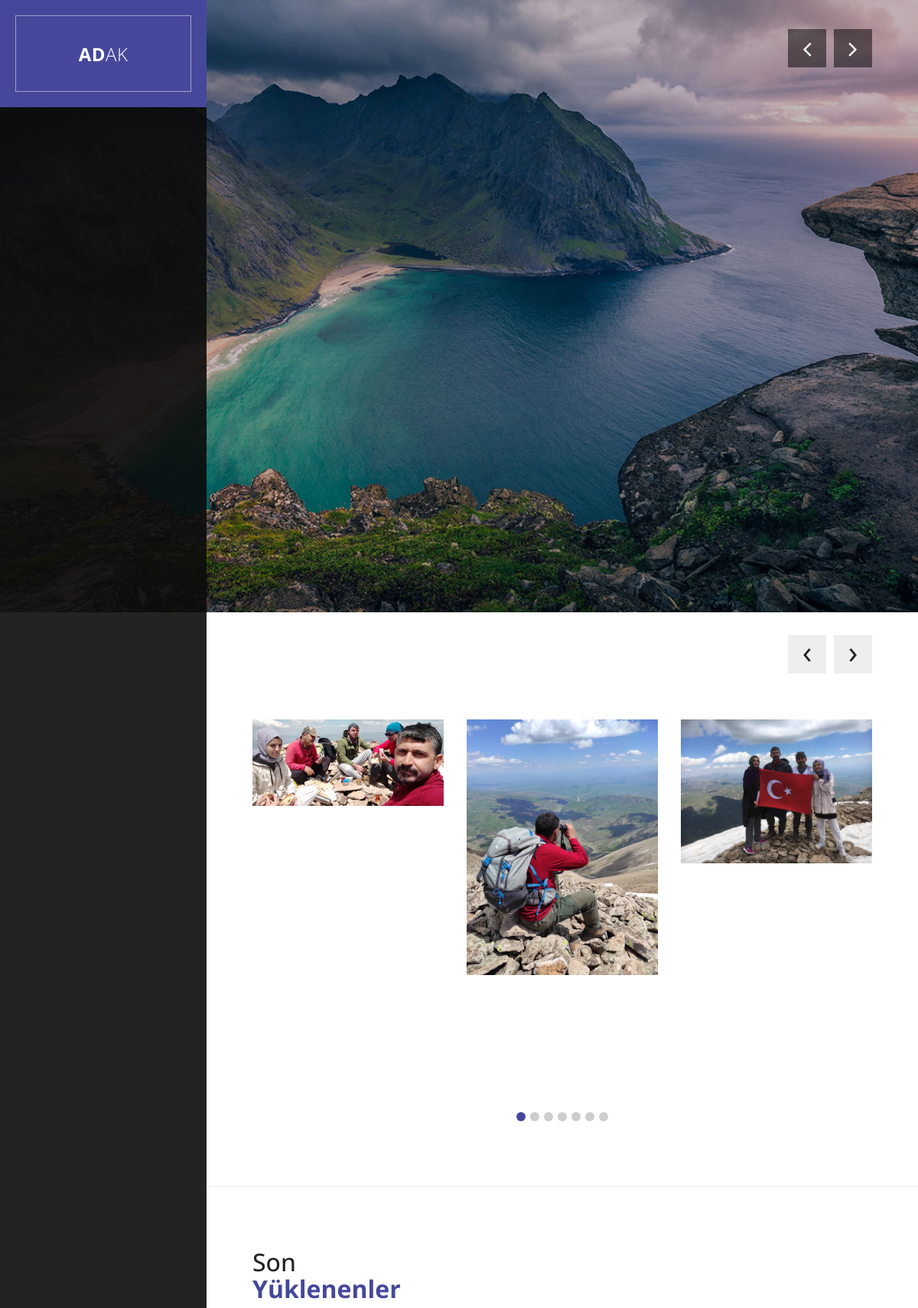
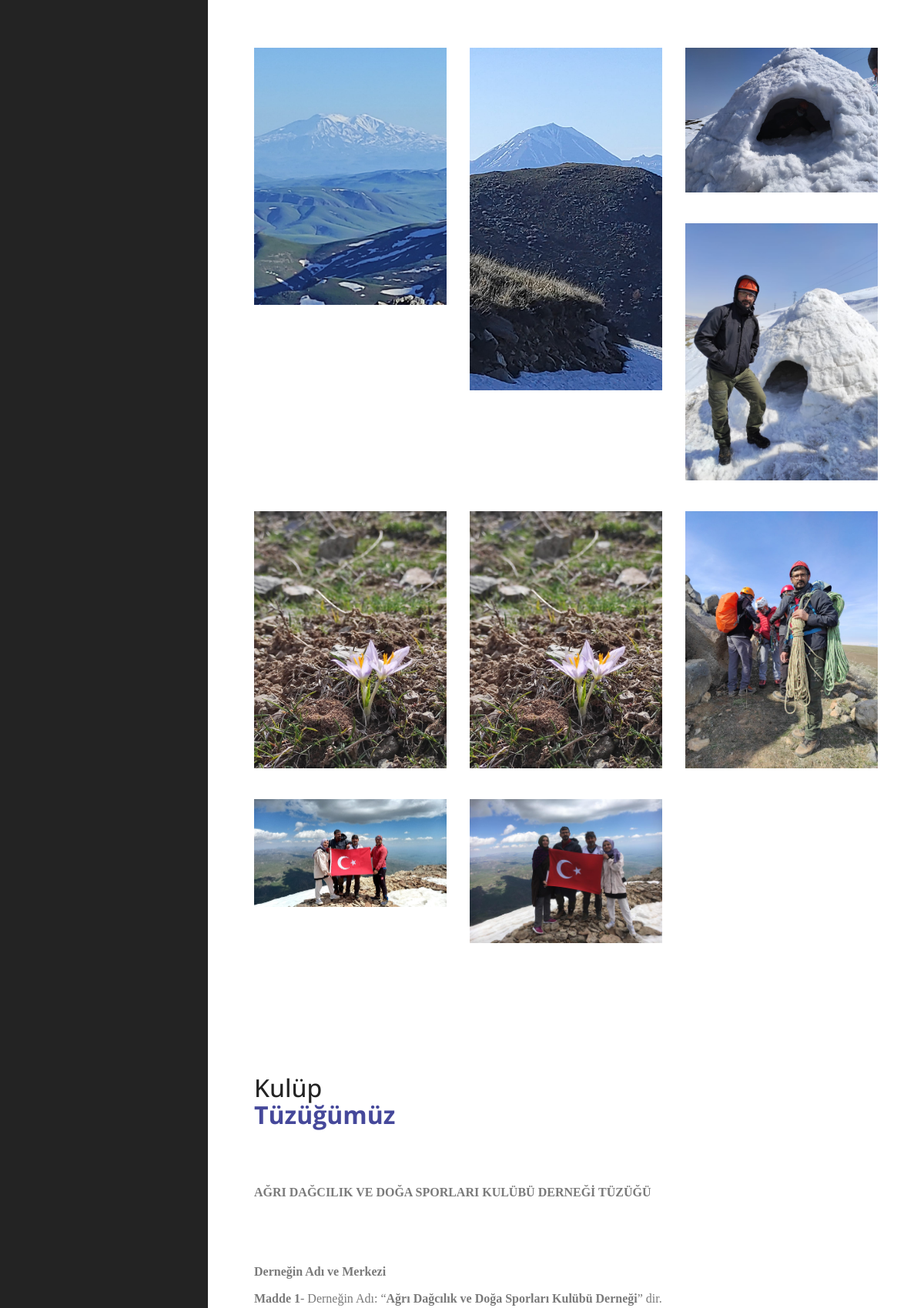
The page / (upper part) on the database its author committed (2 pictures, top to bottom).
### home/models.py (models this page shows, shortened)
class Images(models.Model):
    title = models.CharField(max_length=50, blank=True)
    image = models.ImageField( upload_to='images/')
    detail = RichTextUploadingField(blank=True)
    def image_tag(self):
        return mark_safe('<img src="{}" height="50"/>'.format(self.image.url))
    image_tag.short_description ='Image'

class Setting(models.Model):
    STATUS = (
        ('True', 'Evet'),
        ('False', 'Hayır'),
    )
    title = models.CharField(max_length=100)
    keywords = models.CharField(max_length=255)
    description = models.CharField(max_length=255)
    company = models.CharField(max_length=50)
    address = models.CharField(max_length=150, blank = True)
    phone = models.CharField(max_length=15, blank = True)
    email = models.CharField(max_length=25, blank = True)
    icon = models.ImageField(blank= True, upload_to='images/')
    facebook = models.CharField(max_length=50, blank = True)
    twitter = models.CharField(max_length=50, blank = True)
    instagram = models.CharField(max_length=50, blank = True)
    aboutus = models.CharField(max_length=255, blank = True)
    contact = models.CharField(max_length=255, blank = True)
    status = models.CharField(max_length=10, choices = STATUS)
    create_at = models.DateTimeField(auto_now_add = True)
    update_at = models.DateTimeField(auto_now= True)
    tuzuk = RichTextUploadingField(blank=True)

### home/views.py (the view)
# urls.py: path('', views.index , name = 'index')
def index(request):
    setting = Setting.objects.get(pk=1)
    photo = Images.objects.all().order_by('?')
    randomphoto = Images.objects.all().order_by('-id')[:9]
    context = {'setting': setting,
               'photo': photo,
               'randomphoto': randomphoto,
              }
    return render(request, 'index.html', context)

### home/templates/index.html (shortened to what this page needs)
{% extends "homebase.html" %}
{% block header %}
   {% include "header.html" %}
{% endblock %}
{% block slider %}
   {% include "slider.html" %}
{% endblock %}
{% block content %}
   {% include "content.html" %}
{% endblock %}

### home/templates/content.html (shortened to what this page needs)
        {% load static %}
        <div class="page-content">
            <section id="featured" class="content-section">
                <div class="section-content">
                    <div class="owl-carousel owl-theme">
                    {% for rs in photo %}
                        <div class="item">
                            <div class="image">
                                <img src="{{ rs.image.url }}" alt="">
                            </div>
                            <div class="text-content">
                            </div>
                        </div>
                        {% endfor %}
            </section>
            <section id="projects" class="content-section">
                <div class="section-heading">
                    <h1>Son<br><em>Yüklenenler</em></h1>
                </div>
                <div class="section-content">
                    <div class="masonry">
                        <div class="row">
                        {% for rs in randomphoto %}
                            <div class="item">
                                <div class="col-md-4">
                                    <a href="/photo/{{rs.id}}" ><img src="{{rs.image.url}}" ></a>
                                </div>
                            </div>
                        {% endfor %}
                        </div>
                    </div>
                </div>
            </section>
            <section id="contact" class="content-section">
                <div id="contact-content">
                <div class="section-heading">
                    <h1>Kulüp<br><em>Tüzüğümüz</em></h1>
                </div>
                <div class="section-content">
                    <form id="contact" action="#" method="post">
                        <div class="row">
                            <div class="col-md-12">
                                {{setting.tuzuk | safe}}
                            </div>
                        </div>
                    </form>
                </div>
                </div>
            </section>
        </div>

### home/static/css/light-box.css (style rules this page uses)
body:after { content: url(../img/close.png) url(../img/loading.gif) url(../img/prev.png) url(../img/next.png); display: none; }

### home/static/css/templatemo-style.css (style rules this page uses)
body { font-family: 'Open Sans', sans-serif; }
p { font-size: 13px; color: #7a7a7a; line-height: 24px; }
.page-content { width: 77.5%; float: right; }
.content-section { padding-top: 80px; position: relative; width: 100%; display: inline-block; height: auto; left: 50%; text-align: center; -webkit-transform: translateX(-50%); -moz-transform: translateX(-50%); -ms-transform: translateX(-50%); -o-transform: translateX(-50%); transform: translateX(-50%); }
.section-heading { text-align: left; position: relative; margin-bottom: 60px; }
.section-heading h1 { margin-top: 0px; font-size: 32px; color: #232323; display: inline-block; margin-right: 50px; }
.section-heading em { font-style: normal; font-weight: 700; color: #45489a; }
#featured { padding-left: 60px; padding-right: 60px; padding-bottom: 80px; border-bottom: 1px solid #eee; }
#featured .item { text-align: left; position: relative; z-index: 10; }
#featured .item .image { position: relative; }
#featured .item .image img { width: 100%; overflow: hidden; }
#featured .item .text-content { padding-top: 20px; background-color: #fff; position: relative; z-index: 10; }
#projects { padding-left: 60px; padding-right: 60px; padding-bottom: 50px; }
#projects .masonry { position: relative; width: 100%; }
#projects .masonry .item img { transition: all 1s; width: 100%; overflow: hidden; margin-bottom: 30px; }
#contact { padding-top: 0px; }
#contact-content { padding: 80px 60px; }

### rows shown on the page
Images: image (picture)
Images: image (picture)
Images: image (picture)
Images: image (picture)
Images: image (picture)
Images: image (picture)
Images: image (picture)
Images: image (picture)
Images: image (picture)
Images: image (picture)
Images: image (picture)
Setting: tuzuk "AĞRI DAĞCILIK VE DOĞA SPORLARI KULÜBÜ DERNEĞİ TÜZÜĞÜ Derneğin Adı ve Merkezi Madde 1 - Derneğin Adı: “ Ağrı Dağcılık ve Doğa Sporları Kulübü Derneği ” dir."
